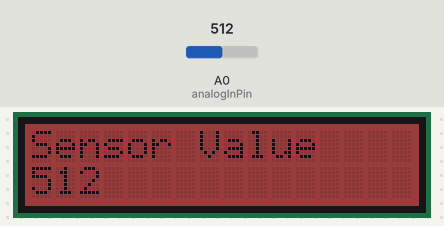
Recording of a sketch running on a simulated Arduino Uno, built with avr-gcc and run on an emulated ATmega328P. Shown: 16×2 character LCD. Inputs (shaded band) come from the test bench; at power-on: A0 (analogInPin) = 512.

Above: at 2.2 s.
2.3 s: A0 (analogInPin) set to 0
At 3.3 s:
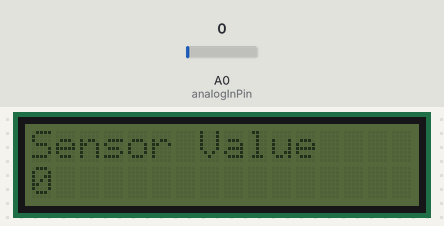
5.3 s: A0 (analogInPin) set to 122
At 5.9 s:
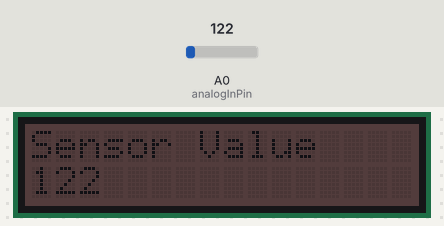
6.9 s: A0 (analogInPin) set to 716
At 7.5 s:
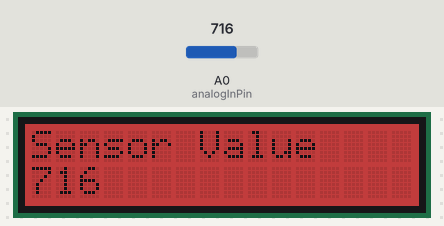
8.4 s: A0 (analogInPin) set to 900
At 9.0 s:
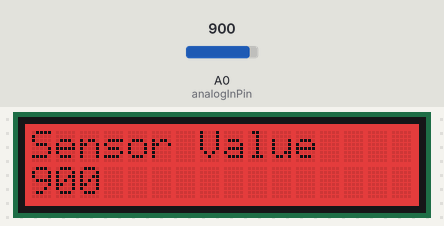
Timing chart, 0 to 11.0 s (numbered marks = the images above; inputs shaded):
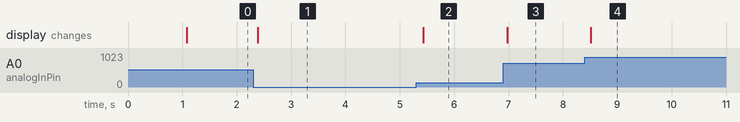

The sketch:

07_analogSensorToDisplayKit.ino
```cpp
// use one of these analog sensors from your Grove Kit
// https://wiki.seeedstudio.com/Grove-Rotary_Angle_Sensor/
// https://wiki.seeedstudio.com/Grove-Light_Sensor/
// https://wiki.seeedstudio.com/Grove-Temperature_Sensor/ > look at code example
// https://wiki.seeedstudio.com/Grove-Sound_Sensor/ > look at code example

// use Grove - LCD RGB Backlight from your Grove Kit and connect it to I2C pin
// https://wiki.seeedstudio.com/Grove-LCD_RGB_Backlight/
// source https://github.com/Seeed-Studio/Grove_LCD_RGB_Backlight

// libraries
#include <Wire.h>
#include "rgb_lcd.h" // https://github.com/Seeed-Studio/Grove_LCD_RGB_Backlight/archive/master.zip

// These constants won't change. They're used to give names to the pins used:
const int analogInPin = 0; // or A0  // digital input pin that the sensor is attached to

int sensorValue = 0;        // value read from sensor

// LCD Display
rgb_lcd lcd;
int colorR = 0;
int colorG = 0;
int colorB = 0;


void setup()
{
  // set up the LCD's number of columns and rows:
  lcd.begin(16, 2);
  delay(1000);
}

void loop() {

  // read the analog pin
  sensorValue = analogRead(analogInPin);

  // set RGB backlight
  colorR = map(sensorValue, 0, 1023, 0, 255);
  lcd.setRGB(colorR, colorG, colorB);

  // print (show) text on LCD
  lcd.clear();
  lcd.setCursor(0, 0);
  lcd.print("Sensor Value");
  lcd.setCursor(0, 1);
  lcd.print(sensorValue);

  // to slow down for LCD
  delay(100);
}
```

Measured:
- after the input at 2.3 s, the display: changes after 0.09 s (image 1)
- after the input at 5.3 s, the display: changes after 0.13 s (image 2)
- after the input at 6.9 s, the display: changes after 0.07 s (image 3)
- after the input at 8.4 s, the display: changes after 0.12 s (image 4)
